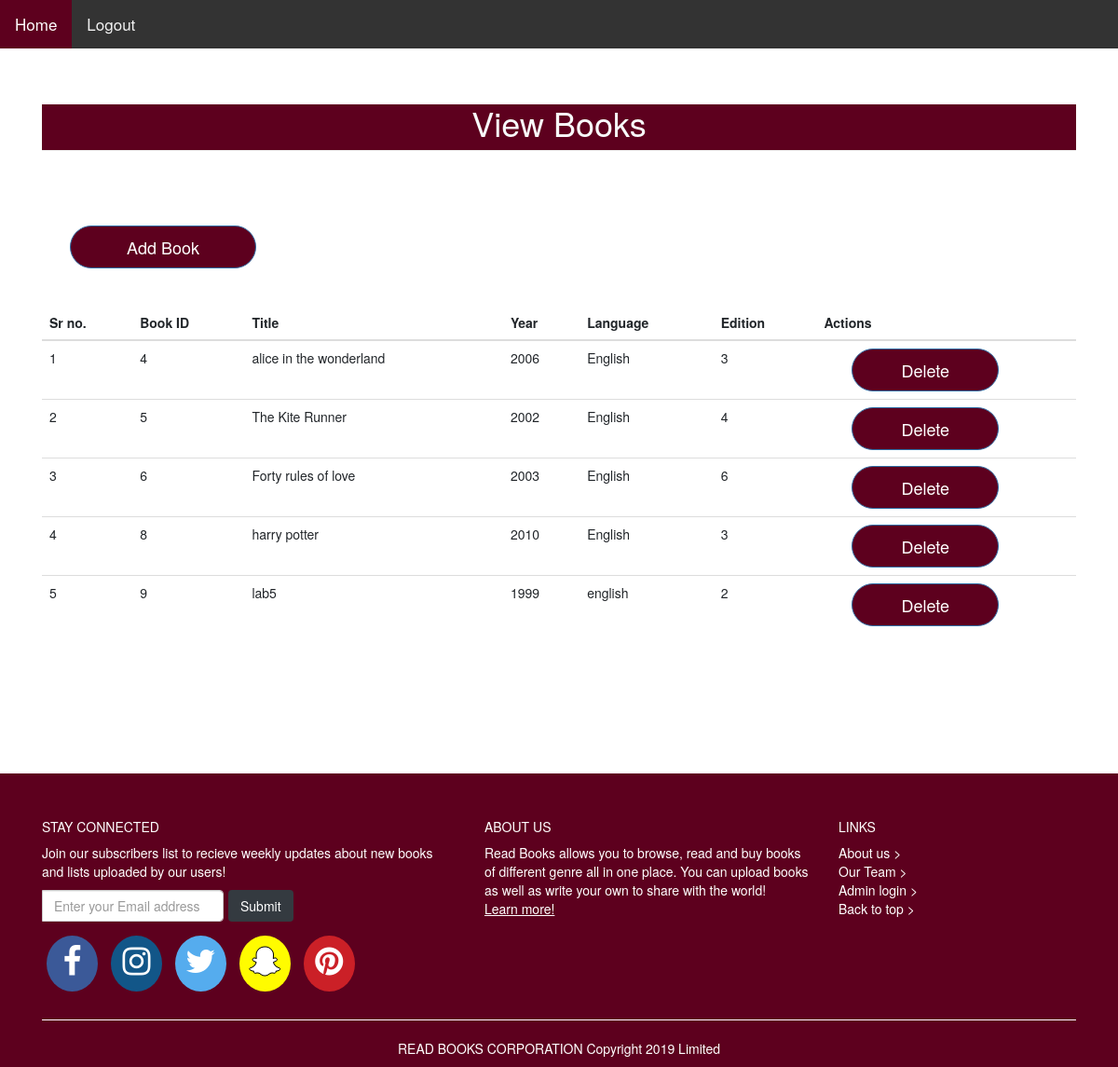
/LibrarySystem/Adminbookshelf.php (signed in), run on the app's committed database.
### tables this page shows
CREATE TABLE `book` (
  `isbn` int NOT NULL AUTO_INCREMENT,
  `book_year` year DEFAULT NULL,
  `title` varchar(255) DEFAULT NULL,
  `present_no_copy` int DEFAULT NULL,
  `actual_no_copy` int DEFAULT NULL,
  `au_id` int NOT NULL,
  `book_edition` varchar(45) DEFAULT NULL,
  `published_language` varchar(45) DEFAULT 'English',
  `c_id` int NOT NULL DEFAULT '1111',
  `rack_id` int NOT NULL DEFAULT '1',
  PRIMARY KEY (`isbn`)
);

### LibrarySystem/Adminbookshelf.php (the view, shortened to what this page needs)
<!DOCTYPE html>
<html>
<head>
</head>
<body>
</html><?php
include 'connection.php';
?>
<?php
include 'adminheader.php';
?>
  <div class="container"><br>
<h1 class="page-header text-center  text-light" style="background-color: #5D001E;">View Books</h1><br><br><br>
    <a href="addbook.php" class="btn btn-primary btn-block btn-lg" style="border-radius: 40px; background-color: #5D001E; margin-left: 30px; padding: 10px 30px; width:200px;" >Add Book </a>
    <br><br>
    <div class="row-justify-content-center">
  <table class="table">
  <thead>
    <tr>
    <th scope="col">Sr no.</th>
      <th scope="col">Book ID</th>
      <th colspan="col">Title</th>
      <th scope="col">Year</th>
      <th scope="col">Language</th>
      <th scope="col">Edition</th>
      <th scope="col">Actions</th>
      </tr>
  </thead>
  <?php
    $con = new PDO("mysql:host={$host};port={$port};dbname={$dbname}", $user, $password);
    $sql = "SELECT isbn,title,book_year,published_language,book_edition FROM book";
    $stmt= $con->prepare($sql);
    $stmt->execute();
    $i = 1;
    while($row = $stmt->fetch(PDO::FETCH_NUM))
    {
      ?>
      <tr>
      <td> <?php   echo $i; ?> </td>
      <td> <?php   echo $row[0]; ?> </td>
      <td> <?php   echo $row[1]; ?> </td>
      <td> <?php   echo $row[2]; ?> </td>
      <td> <?php   echo $row[3]; ?> </td>
      <td> <?php   echo $row[4]; ?> </td>
      <td>
      <form method="POST" action="Adminbookshelf.php">
      <input type="submit" name="dsubmit" class="btn btn-primary btn-block btn-lg" style="border-radius: 40px; background-color: #5D001E; margin-left: 30px; padding: 10px 30px; width: 60%;" value="Delete"></td>
    </tr>
<?php
    $i = $i+1;
  }?>
</table><br><br>
</div>
</div>
<?php
include 'firstfooter.php';
?>

### LibrarySystem/adminheader.php (style rules this page uses)
body { background-repeat: no-repeat; background-position: right top; background-attachment: scroll; background-size: 3000px 3000px; background: white; }

### data on the page
book: isbn "4", title "alice in the wonderland", book_year "2006", published_language "English", book_edition "3"
book: isbn "5", title "The Kite Runner", book_year "2002", published_language "English", book_edition "4"
book: isbn "6", title "Forty rules of love", book_year "2003", published_language "English", book_edition "6"
book: isbn "8", title "harry potter", book_year "2010", published_language "English", book_edition "3"
book: isbn "9", title "lab5", book_year "1999", published_language "english", book_edition "2"
